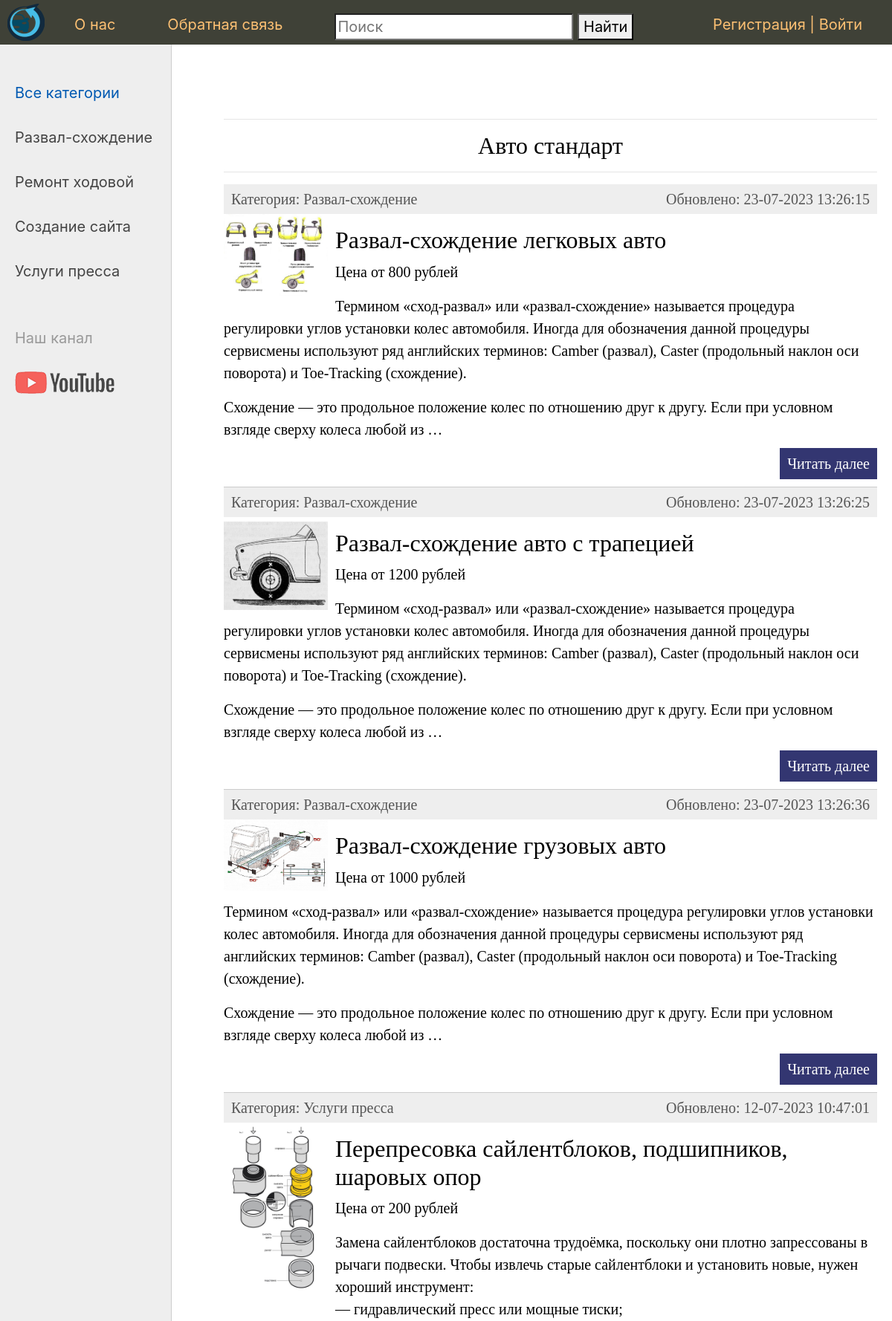
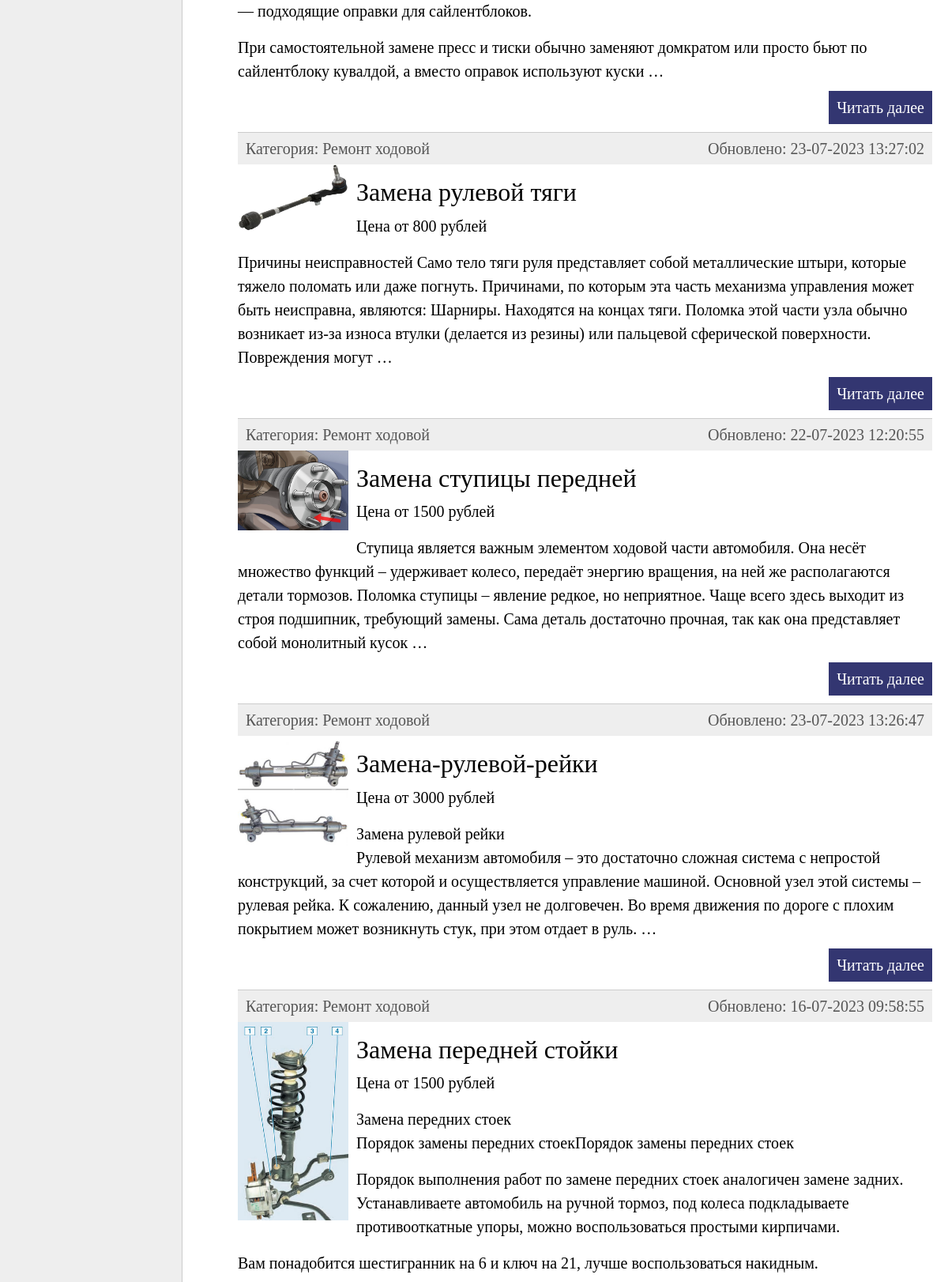
The page / (upper part) on the database its author committed (2 pictures, top to bottom).
### avto_tochka/models.py (models this page shows, shortened)
class Category(models.Model):
    name = models.CharField(max_length=100, db_index=True, verbose_name='Категории услуг')
    slug = models.SlugField(max_length=255, unique=True, db_index=True, verbose_name='URL')
    def __str__(self):
        return self.name
    def get_absolute_url(self):
        return reverse('category', kwargs={'cat_slug': self.slug})
    class Meta:
        verbose_name = 'Категории услуг'
        verbose_name_plural = 'Категории услуг'

class Service(models.Model):
    title = models.CharField(max_length=255, verbose_name='Заголовок')
    slug = models.SlugField(max_length=255, unique=True, db_index=True, verbose_name='URL')
    price = models.SmallIntegerField(default=0, verbose_name='Цена')
    content = models.TextField(blank=False, verbose_name='Описание')  # Пустое = False
    photo = models.ImageField(upload_to="photos/%Y/%m/%d/", verbose_name='Фото')  # Загрузить в "photos/%Y/%m/%d/"
    time_create = models.DateTimeField(auto_now_add=True, verbose_name='Дата создания')
    time_update = models.DateTimeField(auto_now=True, verbose_name='Дата обновления')
    is_published = models.BooleanField(default=True, verbose_name='Обпуликовать')
    cat = models.ForeignKey('Category', on_delete=models.PROTECT, verbose_name='Категория')  # (cat)_id автоматом добавится
    def get_absolute_url(self):
        return reverse('service', kwargs={'service_slug': self.slug})
    class Meta:
        verbose_name = 'Услуги'
        verbose_name_plural = 'Услуги'
        ordering = ['id']

### avto_tochka/views.py (the view)
# urls.py: path('', ServiceHome.as_view(), name='main'),  # http://127.0.0.1:8000/
class ServiceHome(DataMixin, ListView):
    model = Service
    template_name = 'avto_tochka/home.html'
    context_object_name = 'posts'
    def get_context_data(self, *, object_list=None, **kwargs):
        context = super().get_context_data(**kwargs)
        c_def = self.get_user_context(title="Главная страница")
        return dict(list(context.items()) + list(c_def.items()))
    def get_queryset(self):
        return Service.objects.filter(is_published=True).select_related('cat')

### avto_tochka/utils.py (called while the page is built)
    def get_user_context(self, **kwargs):
        context = kwargs
        cats = Category.objects.annotate(Count('service'))
        user_menu = menu.copy()
        if not self.request.user.is_superuser:
            user_menu.pop(2)
        context['menu'] = user_menu
        context['cats'] = cats  # tag для html
        if 'cat_selected' not in context:
            context['cat_selected'] = 0
        return context

### avto_tochka/templates/avto_tochka/home.html (shortened to what this page needs)
{% extends 'avto_tochka/base.html' %}
{% block content %}
<hr>
    <h1 align="center">Авто стандарт</h1>
<hr>
<ul class="list-articles">
    {% for p in posts %}
    <li>
        <div class="article-panel">
        <p class="first">Категория: {{p.cat}}</p>
        <p class="last">Обновлено: {{p.time_update|date:"d-m-Y H:i:s"}}</p>
        </div>
        {% if p.photo %}
            <p><img class="img-article-left thumb" src="{{p.photo.url}}"></p>
        {% endif %}
        <h2>{{p.title}}</h2>
        <p>Цена от {{p.price}} рублей </p>
        {% autoescape on %}
        {{p.content|linebreaks|truncatewords:50}}
        {% endautoescape %}
        <p class="link-read-post"><a href="{{ p.get_absolute_url }}">Читать далее</a></p>
    </li>
	{% endfor %}
</ul>
{% endblock %}

### avto_tochka/templates/avto_tochka/base.html (shortened to what this page needs)
{% load static %}
{% load avto_tochka_tags %}
<!DOCTYPE html>
<html lang="ru">
<head>
		<link type="text/css" href="{% static 'avto_tochka/css/styles.css' %}" rel="stylesheet" />
</head>
<body>
<table class="table-page" border=0 cellpadding="0" cellspacing="0">
<tr><td valign=top>
{% block mainmenu %}
		<div class="header">
			<ul id="mainmenu" class="mainmenu">
			<li class="logo"><a href="{% url 'main' %}"><div class="logo"></div></a></li>
			{% for m in menu %}
			<li><a href="{% url m.url_name %}">{{m.title}}</a></li>
			{% endfor %}
			{% if request.user.is_authenticated %}
			<li class="last"> {{user.username}} | <a href="{% url 'logout' %}">Выйти</a></li>
			{% else %}
			<li class="last"><a href="{% url 'register' %}">Регистрация</a> | <a href="{% url 'login' %}">Войти</a></li>
			{% endif %}
			<li>
			<form action="{% url 'search' %}" method="get">
				<input type="search" type="text" name="q" placeholder="Поиск">
				<button type="submit">Найти</button>
			</form>
			</li>
			</ul>
		</div>
{% endblock mainmenu %}
<table class="table-content" border=0 cellpadding="0" cellspacing="0">
<tr>
<td valign="top" class="left-chapters">
	<ul id="leftchapters">
		{% if cat_selected == 0 %}
		<li class="selected">Все категории</li>
		{% else %}
				<li><a href="{% url 'main' %}">Все категории</a></li>
		{% endif %}
		{% for c in cats %}
			{% if c.service__count > 0 %}
				{% if c.pk == cat_selected %}
					<li class="selected">{{c.name}}</li>
				{% else %}
					<li><a href="{{ c.get_absolute_url }}">{{c.name}}</a></li>
				{% endif %}
			{% endif %}
		{% endfor %}
		<li class="share">
		<p>Наш канал</p>
		<a class="share-yt" href="https://www.youtube.com/@pro_avtomobil" target="_blank" rel="nofollow"></a>
		</li>
	</ul>
</td>
<td valign="top" class="content">
	<div class="content-text">
{% block content %}
{% endblock %}
		<link rel="stylesheet" href="https://cdn.jsdelivr.net/npm/bootstrap@4.0.0/dist/css/bootstrap.min.css">
	</div>
</td></tr></table>
</td></tr>
</table>
</body>
</html>

### avto_tochka/static/avto_tochka/css/styles.css (style rules this page uses)
html, body { font-family: 'Arial'; margin: 0; padding: 0; height: 100%; width: 100%; color: #444; }
a { color: #0059b2; text-decoration: none; }
img { max-width: 600px; height: auto; }
img.img-article-left { max-width: 300px; height: auto; float: left; padding: 0 10px 10px 0; }
img.img-article-left.thumb { max-width: 150px; height: auto; }
p.link-read-post { text-align: right; }
p.link-read-post a { padding: 10px; min-width: 100px; background: #333671; color: #fff; text-decoration: none; }
div.article-panel { background: #eee; padding: 5px 10px 5px 10px; box-sizing border-box; overflow: hidden; color: #555; }
div.article-panel p.first { margin: 0; float: left; }
div.article-panel p.last { margin: 0; float: right; }
ul.list-articles { list-style: none; margin: 0; padding: 0; }
ul.list-articles li { border-bottom: 1px solid #ccc; }
.table-page { width: 100%; height: 100%; vertical-align: top; }
.table-page tr { height: 100%; }
.header { background: #3F4137; height: 60px; }
.logo { background: url('../images/logo.png') no-repeat 10px 5px; width: 70px; height: 60px; }
ul.mainmenu { list-style: none; margin: 0; padding: 0; height: 60px; color: #fdc073; font-size: 20px; overflow: hidden; }
ul.mainmenu li { float: left; margin: 18px 40px 0 30px; }
ul.mainmenu li.logo { margin: 0; }
ul.mainmenu li.last { float: right; }
ul.mainmenu li a { color: #fdc073; text-decoration: none; }
.table-content { width: 100%; min-height: 100%; height: 100%; }
.left-chapters { margin: 0; background: #eee; border-right: 1px solid #ccc; min-height: 100%; }
.left-chapters ul { width: 230px; min-height: 100%; margin: 0; padding: 20px 10px 10px 20px; list-style: none; font-size: 20px; }
.left-chapters ul li { margin: 30px 0 0 0; color: #999; }
.left-chapters ul li.selected { color: #0059b2; }
.left-chapters ul li a { color: #444; text-decoration: none; }
.left-chapters ul li.share { margin: 60px 0 0 0; }
.left-chapters ul li.share p { margin: 30px 0 30px 0; }
.left-chapters ul li.share a { display: inline-block; width: 40px; height: 40px; margin: 0 20px 0 0; }
.left-chapters ul li.share a.share-yt { width: 100%; height: 30px; background: url('../images/share_yt.png') no-repeat 0 0 }
.content { padding: 40px 20px 20px 40px; width: 100%; box-sizing: border-box; }
.content-text { margin: 60px 0 0 30px; color: #000; font-size: 20px; font-family: Yandex Sans Display Light; }
.content-text h1 { font-size: 32px; }

### rows shown on the page
Category: name "Развал-схождение"
Category: name "Ремонт ходовой"
Category: name "Создание сайта"
Category: name "Услуги пресса"
Service: cat "Развал-схождение", time_update "23-07-2023 13:26:15", photo (picture), title "Развал-схождение легковых авто", price "800", content "Термином «сход-развал» или «развал-схождение» называется процедура регулировки углов установки колес автомобиля. Иногда для обозначения данной процедуры сервисмены используют ряд английских терминов: Camber (развал), Caster (продольный наклон оси поворота) и Toe-Tracking (схождение). Схождение — это продольное положение колес по отношению друг к другу. Если при условном взгляде сверху колеса любой из …"
Service: cat "Развал-схождение", time_update "23-07-2023 13:26:25", photo (picture), title "Развал-схождение авто с трапецией", price "1200", content "Термином «сход-развал» или «развал-схождение» называется процедура регулировки углов установки колес автомобиля. Иногда для обозначения данной процедуры сервисмены используют ряд английских терминов: Camber (развал), Caster (продольный наклон оси поворота) и Toe-Tracking (схождение). Схождение — это продольное положение колес по отношению друг к другу. Если при условном взгляде сверху колеса любой из …"
Service: cat "Развал-схождение", time_update "23-07-2023 13:26:36", photo (picture), title "Развал-схождение грузовых авто", price "1000", content "Термином «сход-развал» или «развал-схождение» называется процедура регулировки углов установки колес автомобиля. Иногда для обозначения данной процедуры сервисмены используют ряд английских терминов: Camber (развал), Caster (продольный наклон оси поворота) и Toe-Tracking (схождение). Схождение — это продольное положение колес по отношению друг к другу. Если при условном взгляде сверху колеса любой из …"
Service: cat "Услуги пресса", time_update "12-07-2023 10:47:01", photo (picture), title "Перепресовка сайлентблоков, подшипников, шаровых опор", price "200", content "Замена сайлентблоков достаточна трудоёмка, поскольку они плотно запрессованы в рычаги подвески. Чтобы извлечь старые сайлентблоки и установить новые, нужен хороший инструмент: — гидравлический пресс или мощные тиски; — подходящие оправки для сайлентблоков. При самостоятельной замене пресс и тиски обычно заменяют домкратом или просто бьют по сайлентблоку кувалдой, а вместо оправок используют куски …"
Service: cat "Ремонт ходовой", time_update "23-07-2023 13:27:02", photo (picture), title "Замена рулевой тяги", price "800", content "Причины неисправностей Само тело тяги руля представляет собой металлические штыри, которые тяжело поломать или даже погнуть. Причинами, по которым эта часть механизма управления может быть неисправна, являются: Шарниры. Находятся на концах тяги. Поломка этой части узла обычно возникает из-за износа втулки (делается из резины) или пальцевой сферической поверхности. Повреждения могут …"
Service: cat "Ремонт ходовой", time_update "22-07-2023 12:20:55", photo (picture), title "Замена ступицы передней", price "1500", content "Ступица является важным элементом ходовой части автомобиля. Она несёт множество функций – удерживает колесо, передаёт энергию вращения, на ней же располагаются детали тормозов. Поломка ступицы – явление редкое, но неприятное. Чаще всего здесь выходит из строя подшипник, требующий замены. Сама деталь достаточно прочная, так как она представляет собой монолитный кусок …"
Service: cat "Ремонт ходовой", time_update "23-07-2023 13:26:47", photo (picture), title "Замена-рулевой-рейки", price "3000", content "Замена рулевой рейки Рулевой механизм автомобиля – это достаточно сложная система с непростой конструкций, за счет которой и осуществляется управление машиной. Основной узел этой системы – рулевая рейка. К сожалению, данный узел не долговечен. Во время движения по дороге с плохим покрытием может возникнуть стук, при этом отдает в руль. …"
Service: cat "Ремонт ходовой", time_update "16-07-2023 09:58:55", photo (picture), title "Замена передней стойки", price "1500", content "Замена передних стоек Порядок замены передних стоекПорядок замены передних стоек Порядок выполнения работ по замене передних стоек аналогичен замене задних. Устанавливаете автомобиль на ручной тормоз, под колеса подкладываете противооткатные упоры, можно воспользоваться простыми кирпичами. Вам понадобится шестигранник на 6 и ключ на 21, лучше воспользоваться накидным."

### other values the page prints
{{ m.title }} "О нас" "Обратная связь"
